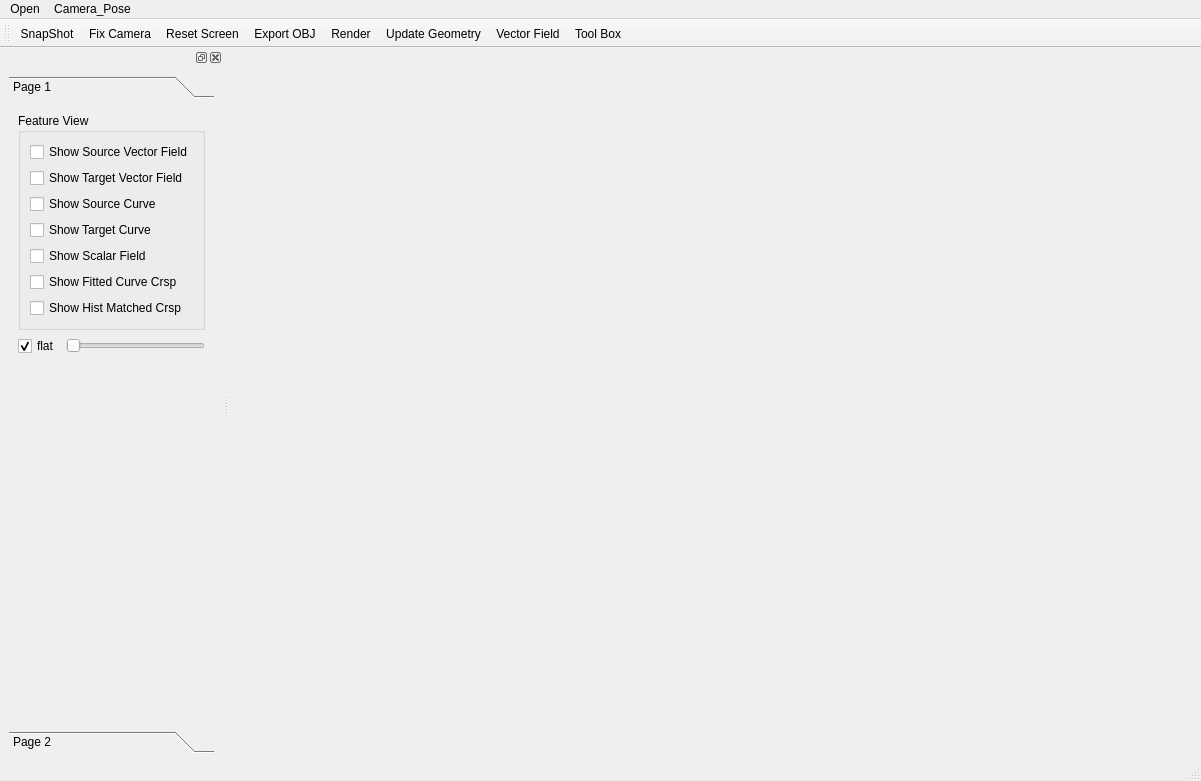
<?xml version="1.0" encoding="UTF-8"?>
<ui version="4.0">
 <class>MainWindow</class>
 <widget class="QMainWindow" name="MainWindow">
  <property name="geometry">
   <rect>
    <x>0</x>
    <y>0</y>
    <width>1201</width>
    <height>781</height>
   </rect>
  </property>
  <property name="sizePolicy">
   <sizepolicy hsizetype="Fixed" vsizetype="Fixed">
    <horstretch>0</horstretch>
    <verstretch>0</verstretch>
   </sizepolicy>
  </property>
  <property name="minimumSize">
   <size>
    <width>100</width>
    <height>714</height>
   </size>
  </property>
  <property name="windowTitle">
   <string>I2S</string>
  </property>
  <widget class="QWidget" name="centralwidget"/>
  <widget class="QMenuBar" name="menubar">
   <property name="geometry">
    <rect>
     <x>0</x>
     <y>0</y>
     <width>1201</width>
     <height>23</height>
    </rect>
   </property>
   <widget class="QMenu" name="menuOpen">
    <property name="title">
     <string>Open</string>
    </property>
    <addaction name="action_Load_Model"/>
   </widget>
   <widget class="QMenu" name="menuCompute_Pose">
    <property name="title">
     <string>Camera_Pose</string>
    </property>
    <addaction name="action_Load_2D_3D_points"/>
   </widget>
   <addaction name="menuOpen"/>
   <addaction name="menuCompute_Pose"/>
  </widget>
  <widget class="QStatusBar" name="statusbar"/>
  <widget class="QToolBar" name="toolBar">
   <property name="windowTitle">
    <string>toolBar</string>
   </property>
   <attribute name="toolBarArea">
    <enum>TopToolBarArea</enum>
   </attribute>
   <attribute name="toolBarBreak">
    <bool>false</bool>
   </attribute>
   <addaction name="action_Snap_Shot"/>
   <addaction name="action_Fix_Camera"/>
   <addaction name="action_Reset_Screen"/>
   <addaction name="action_Export_OBJ"/>
   <addaction name="action_Render"/>
   <addaction name="action_Update_Geometry"/>
   <addaction name="action_Vector_Field"/>
   <addaction name="action_Tool_Box"/>
  </widget>
  <widget class="QDockWidget" name="dockWidget">
   <property name="sizePolicy">
    <sizepolicy hsizetype="Fixed" vsizetype="Fixed">
     <horstretch>0</horstretch>
     <verstretch>0</verstretch>
    </sizepolicy>
   </property>
   <property name="minimumSize">
    <size>
     <width>223</width>
     <height>714</height>
    </size>
   </property>
   <attribute name="dockWidgetArea">
    <number>1</number>
   </attribute>
   <widget class="QWidget" name="dockWidgetContents">
    <layout class="QGridLayout" name="gridLayout">
     <item row="0" column="0">
      <widget class="QToolBox" name="toolBox">
       <property name="currentIndex">
        <number>0</number>
       </property>
       <widget class="QWidget" name="page">
        <property name="geometry">
         <rect>
          <x>0</x>
          <y>0</y>
          <width>205</width>
          <height>622</height>
         </rect>
        </property>
        <attribute name="label">
         <string>Page 1</string>
        </attribute>
        <layout class="QGridLayout" name="gridLayout_2">
         <item row="0" column="0">
          <widget class="QGroupBox" name="groupBox_2">
           <property name="title">
            <string>Feature View</string>
           </property>
           <layout class="QGridLayout" name="gridLayout_5">
            <item row="0" column="0">
             <widget class="QCheckBox" name="checkBox">
              <property name="text">
               <string>Show Source Vector Field</string>
              </property>
             </widget>
            </item>
            <item row="1" column="0">
             <widget class="QCheckBox" name="checkBox_2">
              <property name="text">
               <string>Show Target Vector Field</string>
              </property>
             </widget>
            </item>
            <item row="2" column="0">
             <widget class="QCheckBox" name="checkBox_3">
              <property name="text">
               <string>Show Source Curve</string>
              </property>
             </widget>
            </item>
            <item row="3" column="0">
             <widget class="QCheckBox" name="checkBox_4">
              <property name="text">
               <string>Show Target Curve</string>
              </property>
             </widget>
            </item>
            <item row="4" column="0">
             <widget class="QCheckBox" name="checkBox_5">
              <property name="text">
               <string>Show Scalar Field</string>
              </property>
             </widget>
            </item>
            <item row="5" column="0">
             <widget class="QCheckBox" name="checkBox_6">
              <property name="text">
               <string>Show Fitted Curve Crsp</string>
              </property>
             </widget>
            </item>
            <item row="6" column="0">
             <widget class="QCheckBox" name="checkBox_7">
              <property name="text">
               <string>Show Hist Matched Crsp</string>
              </property>
             </widget>
            </item>
           </layout>
          </widget>
         </item>
         <item row="1" column="0">
          <layout class="QHBoxLayout" name="horizontalLayout">
           <item>
            <widget class="QCheckBox" name="flatCheckbox">
             <property name="text">
              <string>flat</string>
             </property>
             <property name="checked">
              <bool>true</bool>
             </property>
            </widget>
           </item>
           <item>
            <widget class="QSlider" name="edgeThresholdSlider">
             <property name="orientation">
              <enum>Qt::Horizontal</enum>
             </property>
            </widget>
           </item>
          </layout>
         </item>
         <item row="2" column="0">
          <spacer name="verticalSpacer">
           <property name="orientation">
            <enum>Qt::Vertical</enum>
           </property>
           <property name="sizeHint" stdset="0">
            <size>
             <width>20</width>
             <height>415</height>
            </size>
           </property>
          </spacer>
         </item>
        </layout>
       </widget>
       <widget class="QWidget" name="page_2">
        <property name="geometry">
         <rect>
          <x>0</x>
          <y>0</y>
          <width>98</width>
          <height>28</height>
         </rect>
        </property>
        <attribute name="label">
         <string>Page 2</string>
        </attribute>
       </widget>
      </widget>
     </item>
    </layout>
   </widget>
  </widget>
  <action name="action_Load_Model">
   <property name="text">
    <string>Load Model</string>
   </property>
  </action>
  <action name="action_Fix_Camera">
   <property name="text">
    <string>Fix Camera</string>
   </property>
  </action>
  <action name="action_Reset_Screen">
   <property name="text">
    <string>Reset Screen</string>
   </property>
  </action>
  <action name="action_Update_Geometry">
   <property name="text">
    <string>Update Geometry</string>
   </property>
  </action>
  <action name="action_Export_OBJ">
   <property name="text">
    <string>Export OBJ</string>
   </property>
  </action>
  <action name="action_Render">
   <property name="text">
    <string>Render</string>
   </property>
  </action>
  <action name="action_Vector_Field">
   <property name="text">
    <string>Vector Field</string>
   </property>
  </action>
  <action name="action_Set_Camera_Pose">
   <property name="text">
    <string>Set Camera_Pose</string>
   </property>
  </action>
  <action name="action_Load_2D_3D_points">
   <property name="text">
    <string>Load 2D_3D points</string>
   </property>
  </action>
  <action name="action_Snap_Shot">
   <property name="text">
    <string>SnapShot</string>
   </property>
  </action>
  <action name="action_Tool_Box">
   <property name="text">
    <string>Tool Box</string>
   </property>
  </action>
 </widget>
 <resources/>
 <connections/>
</ui>
